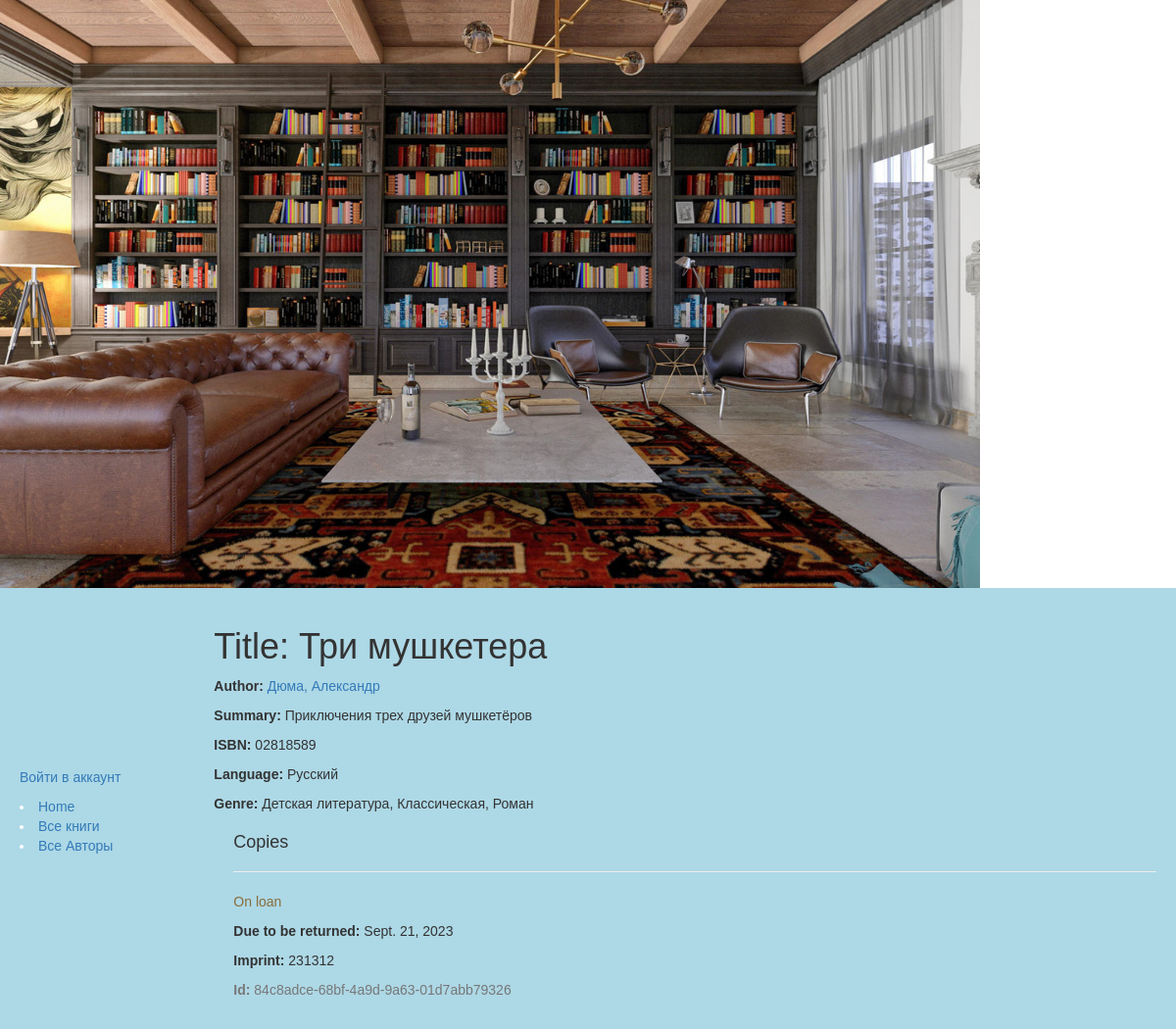
The app's page /catalog/book/7 with its own data.
### catalog/models.py (models this page shows, shortened)
class Book(models.Model):
    title = models.CharField(max_length=200)
    author = models.ForeignKey('Author', on_delete=models.SET_NULL, null=True)
    summary = models.TextField(max_length=1000, help_text="Enter a brief description of the book")
    isbn = models.CharField('ISBN',max_length=13, help_text='13 Character <a href="https://www.isbn-international.org/content/what-isbn">ISBN number</a>')
    genre = models.ManyToManyField(Genre, help_text="Select a genre for this book")
    language=models.ForeignKey("language", on_delete=models.SET_NULL, null=True)
    def display_genre(self): # НУЖНО ДЛЯ ОТОБРАЖЕНИЯ ПОЛЕЙ НА САЙТЕ
        """
        Creates a string for the Genre. This is required to display genre in Admin.
        """
        return ', '.join([genre.name for genre in self.genre.all()[:3]])
    display_genre.short_description = 'Genre'

class Author(models.Model):
        first_name = models.CharField(max_length=100)
        last_name = models.CharField(max_length=100)
        date_of_birth = models.DateField(null=True, blank=True)
        date_of_death = models.DateField('Died', null=True, blank=True)
        def __str__(self):
            return '%s, %s' % (self.last_name, self.first_name)

class Language(models.Model):
    name = models.CharField(max_length=200,
                            help_text="Enter the book's natural language (e.g. English, French, Japanese etc.)")
    def __str__(self):
        return self.name

class Genre(models.Model):
    name = models.CharField(max_length=200, help_text="Enter a book genre (e.g. Science Fiction, French Poetry etc.)")
    def __str__(self):
        return self.name

class BookInstance(models.Model):
    id = models.UUIDField(primary_key=True, default=uuid.uuid4, help_text="Unique ID for this particular book across whole library")
    book = models.ForeignKey('Book', on_delete=models.SET_NULL, null=True)
    imprint = models.CharField(max_length=200)
    due_back = models.DateField(null=True, blank=True)
    zaemshik = models.ForeignKey(User, on_delete=models.SET_NULL, null=True, blank=True)
    LOAN_STATUS = (
        ('m', 'Maintenance'),
        ('o', 'On loan'),
        ('a', 'Available'),
        ('r', 'Reserved'),
    )
    status = models.CharField(max_length=1, choices=LOAN_STATUS, blank=True, default='m', help_text='Book availability')
    class Meta:
        ordering = ["due_back"]
        permissions = (("can_mark_returned", "Set book as returned"),)

### catalog/views.py (the view)
# urls.py: url(r'^book/(?P<pk>\d+)$', views.BookDetailView.as_view(), name='book-detail'),
class BookDetailView(generic.DetailView):
    model = Book

### catalog/templates/catalog/book_detail.html
{% extends "base_generic.html" %}
{% block content %}
  <h1>Title: {{ book.title }}</h1>
  <p><strong>Author:</strong> <a href="{% url 'author-detail' book.author.pk %}">{{ book.author }}</a></p>
  <p><strong>Summary:</strong> {{ book.summary }}</p>
  <p><strong>ISBN:</strong> {{ book.isbn }}</p>
  <p><strong>Language:</strong> {{ book.language }}</p>
  <p><strong>Genre:</strong> {% for genre in book.genre.all %} {{ genre }}{% if not forloop.last %}, {% endif %}{% endfor %}</p>
  <div style="margin-left:20px;margin-top:20px">
    <h4>Copies</h4>
    {% for copy in book.bookinstance_set.all %}
    <hr>
    <p class="{% if copy.status == 'a' %}text-success{% elif copy.status == 'd' %}text-danger{% else %}text-warning{% endif %}">{{ copy.get_status_display }}</p>
    {% if copy.status != 'a' %}<p><strong>Due to be returned:</strong> {{copy.due_back}}</p>{% endif %}
    <p><strong>Imprint:</strong> {{copy.imprint}}</p>
    <p class="text-muted"><strong>Id:</strong> {{copy.id}}</p>
    {% endfor %}
  </div>
{% endblock %}

### catalog/static/css/styles.css (style rules this page uses)
body { font-family: ‘Arial’, sans-serif; margin: 0; }

### records on screen
Book: title "Три мушкетера", author "Дюма, Александр", summary "Приключения трех друзей мушкетёров", isbn "02818589", language "Русский"
Genre: name "Детская литература"
Genre: name "Классическая"
Genre: name "Роман"
BookInstance: status "On loan", due_back "Sept. 21, 2023", imprint "231312", id "84c8adce-68bf-4a9d-9a63-01d7abb79326"
